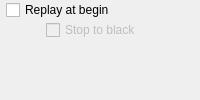
       <widget class="QWidget" name="vcontrolDockWidgetOptions" native="true">
        <property name="sizePolicy">
         <sizepolicy hsizetype="Preferred" vsizetype="Maximum">
          <horstretch>0</horstretch>
          <verstretch>0</verstretch>
         </sizepolicy>
        </property>
        <property name="maximumSize">
         <size>
          <width>200</width>
          <height>16777215</height>
         </size>
        </property>
        <layout class="QVBoxLayout" name="_2">
         <property name="spacing">
          <number>0</number>
         </property>
         <property name="leftMargin">
          <number>6</number>
         </property>
         <property name="topMargin">
          <number>0</number>
         </property>
         <property name="rightMargin">
          <number>6</number>
         </property>
         <property name="bottomMargin">
          <number>0</number>
         </property>
         <item>
          <widget class="QCheckBox" name="restartWhereStoppedCheckBox">
           <property name="sizePolicy">
            <sizepolicy hsizetype="Preferred" vsizetype="Minimum">
             <horstretch>0</horstretch>
             <verstretch>0</verstretch>
            </sizepolicy>
           </property>
           <property name="toolTip">
            <string>&lt;html&gt;&lt;head/&gt;&lt;body&gt;&lt;p&gt;Check to go to begin position when pressing stop.&lt;/p&gt;&lt;p&gt;Uncheck to stay on the same frame when pressing stop.&lt;/p&gt;&lt;/body&gt;&lt;/html&gt;</string>
           </property>
           <property name="text">
            <string>Replay at begin</string>
           </property>
          </widget>
         </item>
         <item>
          <widget class="QWidget" name="widget_2" native="true">
           <property name="enabled">
            <bool>false</bool>
           </property>
           <property name="sizePolicy">
            <sizepolicy hsizetype="Preferred" vsizetype="Preferred">
             <horstretch>0</horstretch>
             <verstretch>0</verstretch>
            </sizepolicy>
           </property>
           <layout class="QHBoxLayout" name="horizontalLayout_5">
            <property name="spacing">
             <number>0</number>
            </property>
            <property name="leftMargin">
             <number>0</number>
            </property>
            <property name="topMargin">
             <number>0</number>
            </property>
            <property name="bottomMargin">
             <number>0</number>
            </property>
            <item>
             <spacer name="horizontalSpacer">
              <property name="orientation">
               <enum>Qt::Horizontal</enum>
              </property>
              <property name="sizeType">
               <enum>QSizePolicy::Preferred</enum>
              </property>
              <property name="sizeHint" stdset="0">
               <size>
                <width>40</width>
                <height>8</height>
               </size>
              </property>
             </spacer>
            </item>
            <item>
             <widget class="QCheckBox" name="resetToBlackCheckBox">
              <property name="sizePolicy">
               <sizepolicy hsizetype="MinimumExpanding" vsizetype="Minimum">
                <horstretch>0</horstretch>
                <verstretch>0</verstretch>
               </sizepolicy>
              </property>
              <property name="toolTip">
               <string>Check to clear to black when stopped,
Uncheck to display the restart frame when stopped.</string>
              </property>
              <property name="text">
               <string>Stop to black</string>
              </property>
              <property name="tristate">
               <bool>false</bool>
              </property>
             </widget>
            </item>
           </layout>
          </widget>
         </item>
         <item>
          <spacer name="verticalSpacer_4">
           <property name="orientation">
            <enum>Qt::Vertical</enum>
           </property>
           <property name="sizeHint" stdset="0">
            <size>
             <width>20</width>
             <height>40</height>
            </size>
           </property>
          </spacer>
         </item>
        </layout>
       </widget>
